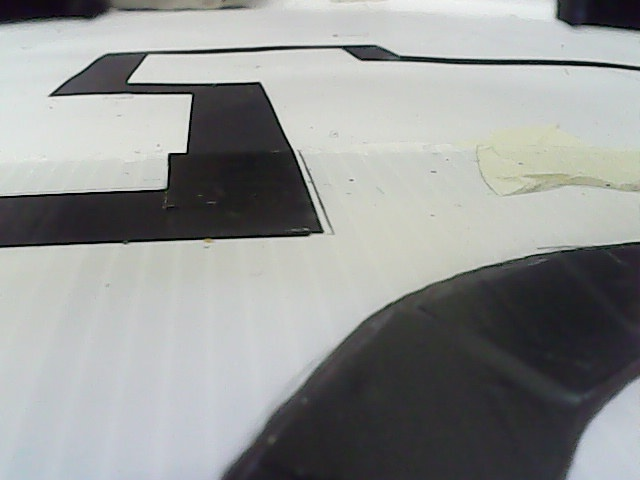
#> input picture deprecated_pi_stuff/pi/stupid tile.jpg, 640 x 480 px, given in place of the camera
$ python houghcalib.py
#> lines starting #> are read from the running program, lines starting #| are printed output that depends on the picture; after the words box and inside, x2 and y2 are one past the last pixel; in counts of white or black regions, pixels touching at a corner belong together
### MultiThread.py
import cv2
from threading import Thread

class WebcamStream:

    def __init__(self, stream_id = 0):
#> called with stream_id = 2
        self.stream_id = stream_id
        print(self.stream_id)
        self.vcap = cv2.VideoCapture(self.stream_id)

        if self.vcap.isOpened() is False:
            print('[Exiting]: Error accessing webcam stream. (MultiThread)')
            exit(0)

        #print fps
        # fps_input_stream = int(self.vcap.get(5))
        # print('FPS of input stream:', fps_input_stream)

        #reading a single frame from vcap stream for initialisation
        self.grabbed, self.frame = self.vcap.read()
#> self.frame is the input picture: shape (480, 640, 3); mean B, G, R 148.8, 149.9, 147.8
        if self.grabbed is False:
            print('[Exiting]: No more frames to read.')
            exit(0)
        #self.stopped is initialised to False
        self.stopped = True
        #thread instantiation
        self.t = Thread(target=self.update, args=())
        self.t.daemon = True #daemon threads run in the background

    def start(self):
        self.stopped = False
        self.t.start()

    def update(self):
        while True:
            if self.stopped is True:
                break
            self.grabbed, self.frame = self.vcap.read()
            if self.grabbed is False:
                print('[Exiting]: No more frames to read.')
                self.stopped = True
                break
        self.vcap.release()

    def read(self):
        return self.frame

    def stop(self):
        self.stopped = True

### deprecated_pi_stuff/pi/houghcalib.py
import cv2
from MultiThread import WebcamStream
import numpy as np

evac_stream = WebcamStream(stream_id=2)
evac_stream.start()
evac_org = evac_stream.read()
width, height_org = evac_org.shape[1], evac_org.shape[0]
#> width = 640; height_org = 480

crop_h = 183

height = height_org - crop_h
#> height = 297
u_black = 55

u_sat_thresh = np.array([0, 0, 0], np.uint8)
l_sat_thresh = np.array([180, 100, 255], np.uint8)

balls = []

dp = 1.2
min_dist = 70
param1 = 184
param2 = 28
min_radius = 40
max_radius = 170

def callback(val):
    global dp, min_dist, param1, param2, min_radius, max_radius
    # dp = int(cv2.getTrackbarPos('dp', 'controls'))/10
    min_dist = int(cv2.getTrackbarPos('min_dist', 'controls'))
    param1 = int(cv2.getTrackbarPos('param1', 'controls'))
    param2 = int(cv2.getTrackbarPos('param2', 'controls'))
    min_radius = int(cv2.getTrackbarPos('min_radius', 'controls'))
    max_radius = int(cv2.getTrackbarPos('max_radius', 'controls'))

cv2.namedWindow('controls', 2)
cv2.resizeWindow('controls', 550, 10)
# cv2.createTrackbar('dp*10', 'controls', 12, 20, callback)
cv2.createTrackbar('min_dist', 'controls', 70, 200, callback)
cv2.createTrackbar('param1', 'controls', 184, 500, callback)
cv2.createTrackbar('param2', 'controls', 28, 180, callback)
cv2.createTrackbar('min_radius', 'controls', 40, 255, callback)
cv2.createTrackbar('max_radius', 'controls', 170, 255, callback)
#old values 1.2, 70, 200, 27, 40, 100

#* IN LOOP

while True:
    if evac_stream.stopped:
        break

    evac_org = evac_stream.read()

    #print("og shape:", evac_org.shape[1], evac_org.shape[0])
    evac_hsv = cv2.cvtColor(evac_org, cv2.COLOR_BGR2HSV)
#> evac_hsv: shape (480, 640, 3); mean H, S, V 77.8, 17.4, 152.1
    evac_gray = cv2.cvtColor(evac_org, cv2.COLOR_BGR2GRAY)
    # cv2.imshow("gray frame", evac_gray)
    evac_max = np.amax(evac_org, axis=2) #to get max "intensity/saturation" of every pixel (RGB)

    # evac_sat = evac_hsv[:, :, 1]

    evac_sat_mask = cv2.inRange(evac_hsv, u_sat_thresh, l_sat_thresh)
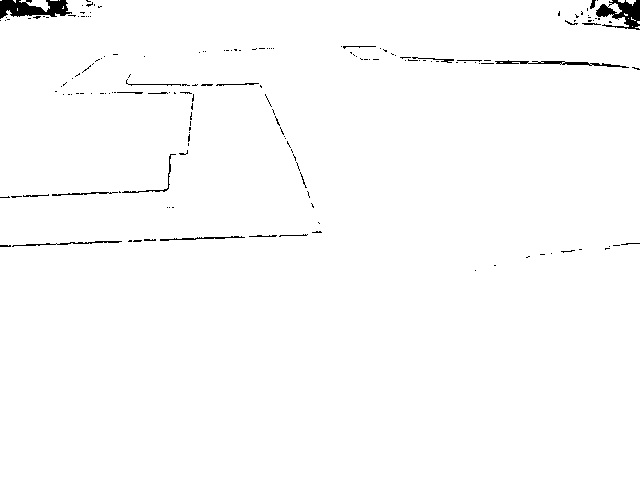
#> evac_sat_mask: shape (480, 640); 98.8% white; 170 black regions (145 under 20 px), largest, box (x1, y1, x2, y2) and area: (0, 0, 72, 19) 853, (596, 0, 640, 30) 704, (495, 60, 629, 68) 328
    evac_gray = cv2.bitwise_and(evac_gray, evac_gray, mask=evac_sat_mask)
    evac_max = cv2.bitwise_and(evac_max, evac_max, mask=evac_sat_mask)

    evac_gray = evac_gray[crop_h:, :]
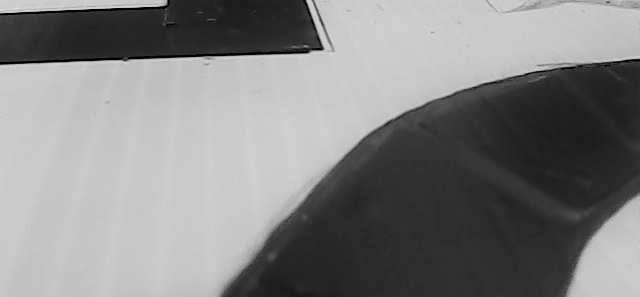
#> evac_gray: shape (297, 640); min 0, max 220, mean 131.4
    circles = cv2.HoughCircles(evac_gray, cv2.HOUGH_GRADIENT, dp, min_dist, param1 = param1 , param2=param2, minRadius= min_radius, maxRadius=max_radius)
#> circles = None
    edge_gray = cv2.Canny(evac_gray, int(param1/2), param1)
#> edge_gray: shape (297, 640); 1.3% white in thin lines or dots
    if circles is not None:
        for x, y, r in circles[0]:
            mask = np.zeros(evac_org.shape[:2], dtype=np.uint8)
            mask = cv2.circle(mask, (int(x),int(y)), int(r), 255, -1)
            balls.append({
                    "x": x,
                    "y": y,
                    "r": r,
                })

        # print(balls)

        circles = np.uint16(np.around(circles))
        for i in circles[0,:]:
            # draw the outer circle
            cv2.circle(evac_gray,(i[0],i[1]),i[2],(0,255,0),2)
            # draw the center of the circle
            cv2.circle(evac_gray,(i [0],i[1]),2,(0,0,255),3)

    evac_max = evac_max[crop_h:, :]
#> evac_max: shape (297, 640)

    #^ DOM: To finetune the detection of circles(reduce false positives), can consider changing the following params:
    #^ (I still have no idea what dp does btw) it changes the resolution of the 3d space for the accumulator
    #^ 1. min and max radius
    #^ 2. param1, which controls the sensitivity of the edge detection (gradient value); a higher value will reduce no. of circles detected
    #^ 3. param2, which controls the threshold for circle detection; a larger value will reduce no. of circles detected
    #^ Prev values were param1 = 200, param2 = 27
    #~ Detection of circles
    circles = cv2.HoughCircles(evac_max, cv2.HOUGH_GRADIENT, dp, min_dist, param1 = param1 , param2=param2, minRadius= min_radius, maxRadius=max_radius)
#> circles = [[553.8, 161.4, 92.92]]
    balls = []
    edge_max = cv2.Canny(evac_max, int(param1/2), param1)
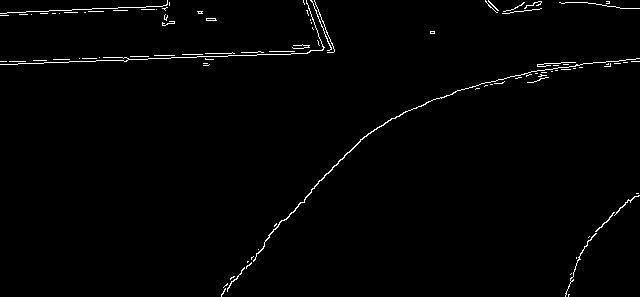
#> edge_max: shape (297, 640); 1.3% white in thin lines or dots
    if circles is not None:
        for x, y, r in circles[0]:
            mask_max = np.zeros(evac_max.shape[:2], dtype=np.uint8)
            mask_max = cv2.circle(mask_max, (int(x),int(y)), int(r), 255, -1)
            balls.append({
                    "x": x,
                    "y": y,
                    "r": r,
                })
#> this loop made 1 pass
#> pass 1, `mask_max = cv2.circle(mask_max, (int(x),int(y)), int(r), 255, -1)`:
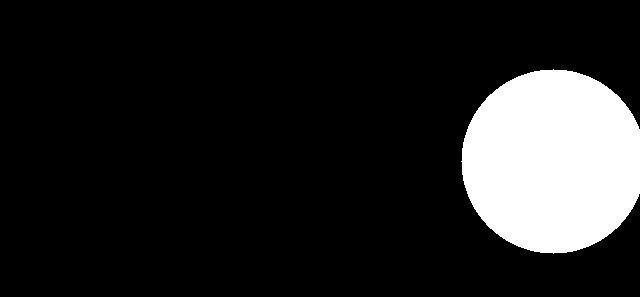
#> mask_max: shape (297, 640); 13.9% white; 1 white region, box (x1, y1, x2, y2) and area: (461, 69, 640, 254) 26339
#> after the loop, balls = 1 item

        # print(balls)

        circles = np.uint16(np.around(circles))
#> circles = [[554, 161, 93]]
        for i in circles[0,:]:
            # draw the outer circle
            cv2.circle(evac_max,(i[0],i[1]),i[2],(0,255,0),2)
            # draw the center of the circle
            cv2.circle(evac_max,(i [0],i[1]),2,(0,0,255),3)
#> this loop made 1 pass
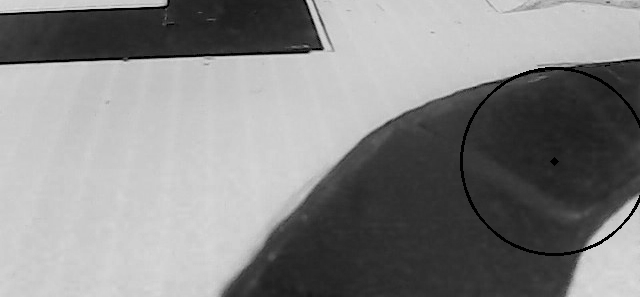
#> evac_max: shape (297, 640); min 0, max 221, mean 134.2

    # cv2.imshow('detected circles',evac_gray)

    combined = np.hstack((evac_gray, evac_max))
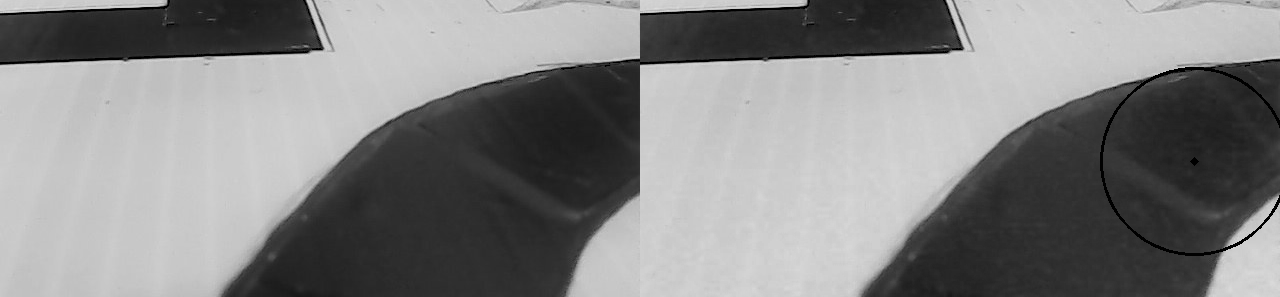
#> combined: shape (297, 1280); min 0, max 221, mean 132.8
    combinedDown = cv2.pyrDown(combined)
    combined_edge = np.hstack((edge_gray, edge_max))
#> combined_edge: shape (297, 1280); 1.3% white in thin lines or dots
    combinedDown_edge = cv2.pyrDown(combined_edge)
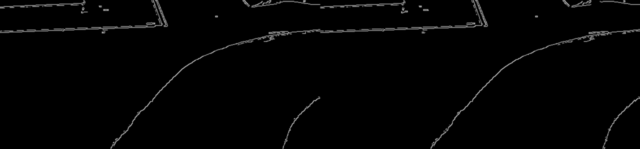
#> combinedDown_edge: shape (149, 640); min 0, max 157, mean 3.3
    cv2.imshow("both", combinedDown)
    cv2.imshow("edges", combinedDown_edge)

    key = cv2.waitKey(1)
#> (key q is pressed here)
    if key == ord('q'):
        break

evac_stream.stop()
cv2.destroyAllWindows()
